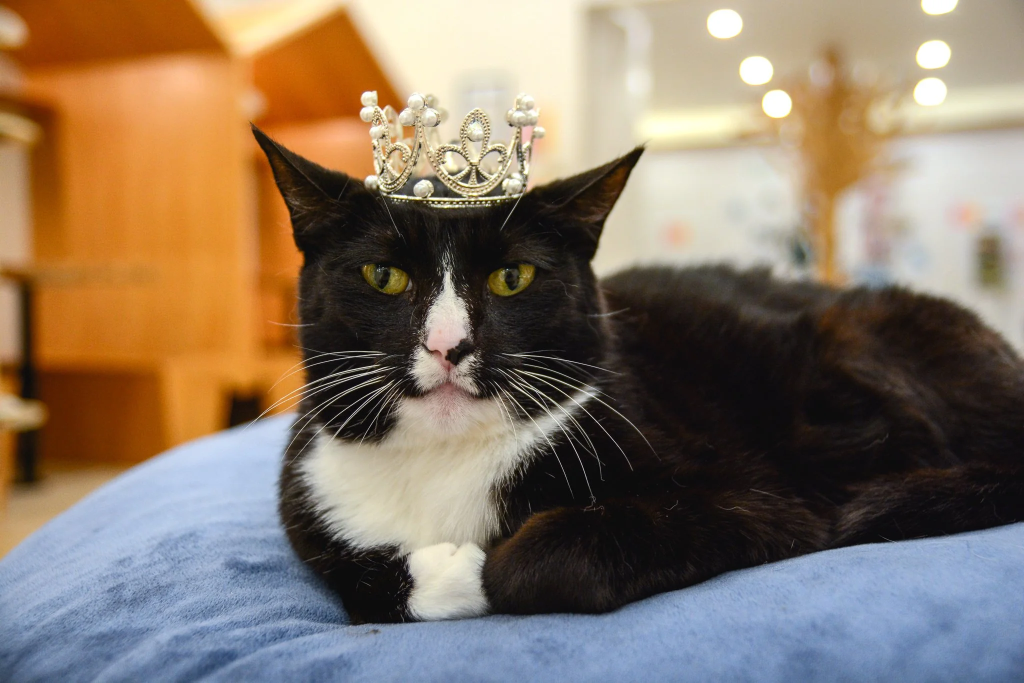
#> input picture computer vision/OpenCV/images/sample.jpg, 2048 x 1365 px (shown at 1/2 size)
$ jupyter execute opencv.ipynb   (shell and % lines are left out)
#> lines starting #> are read from the running program, lines starting #| are printed output that depends on the picture; after the words box and inside, x2 and y2 are one past the last pixel; in counts of white or black regions, pixels touching at a corner belong together
[cell 1]
import cv2

print(cv2.__version__)

[cell 2]
import cv2

# ===============================
# Load Image
# ===============================

image = cv2.imread("images/sample.jpg")
#> image is the input picture: shape (1365, 2048, 3); mean B, G, R 101.8, 118.8, 135.8

if image is None:
    print("Image not found!")
    exit()

# ===============================
# Original Information
# ===============================

print("Height :", image.shape[0])
#| Height : 1365
print("Width  :", image.shape[1])
#| Width  : 2048
print("Channels :", image.shape[2])
#| Channels : 3

# ===============================
# Grayscale
# ===============================

gray = cv2.cvtColor(image, cv2.COLOR_BGR2GRAY)

# ===============================
# Blur
# ===============================

blur = cv2.GaussianBlur(image, (9, 9), 0)

# ===============================
# Edge Detection
# ===============================

edges = cv2.Canny(gray, 100, 200)
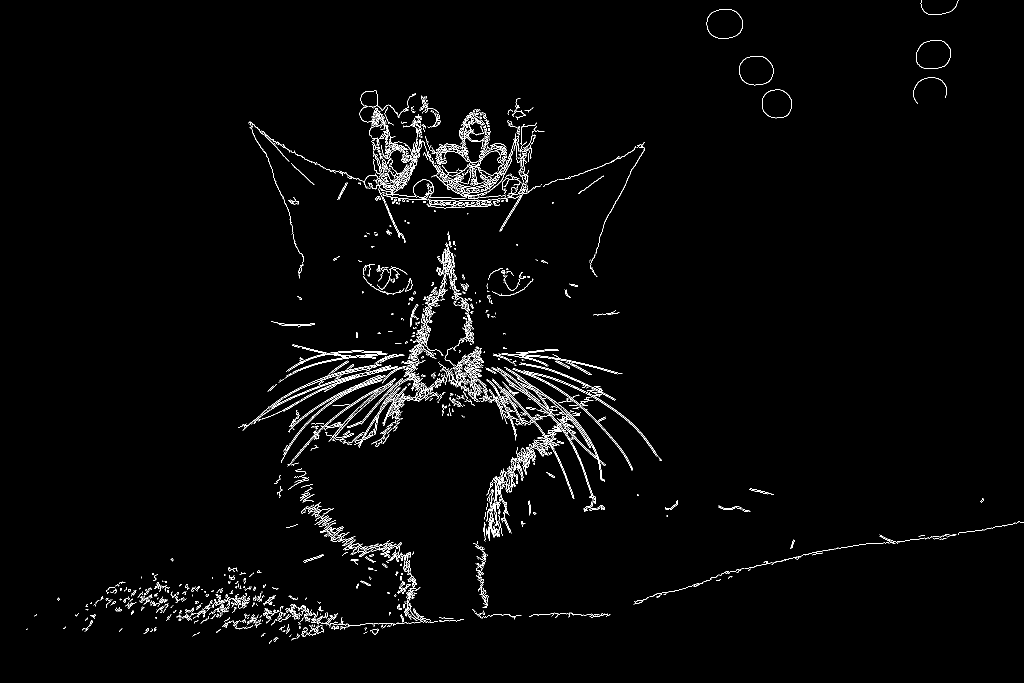
#> edges: shape (1365, 2048) (shown at 1/2 size); 1.9% white in thin lines or dots

# ===============================
# Resize
# ===============================

resized = cv2.resize(image, (500, 350))
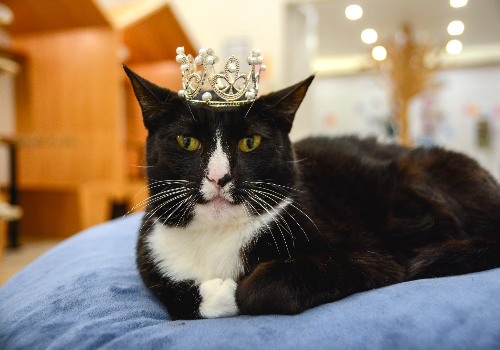
#> resized: shape (350, 500, 3); mean B, G, R 101.7, 118.8, 135.7

# ===============================
# Rotate
# ===============================

height, width = image.shape[:2]
#> height = 1365; width = 2048

center = (width // 2, height // 2)
#> center = (1024, 682)

matrix = cv2.getRotationMatrix2D(center, 45, 1.0)

rotated = cv2.warpAffine(image, matrix, (width, height))
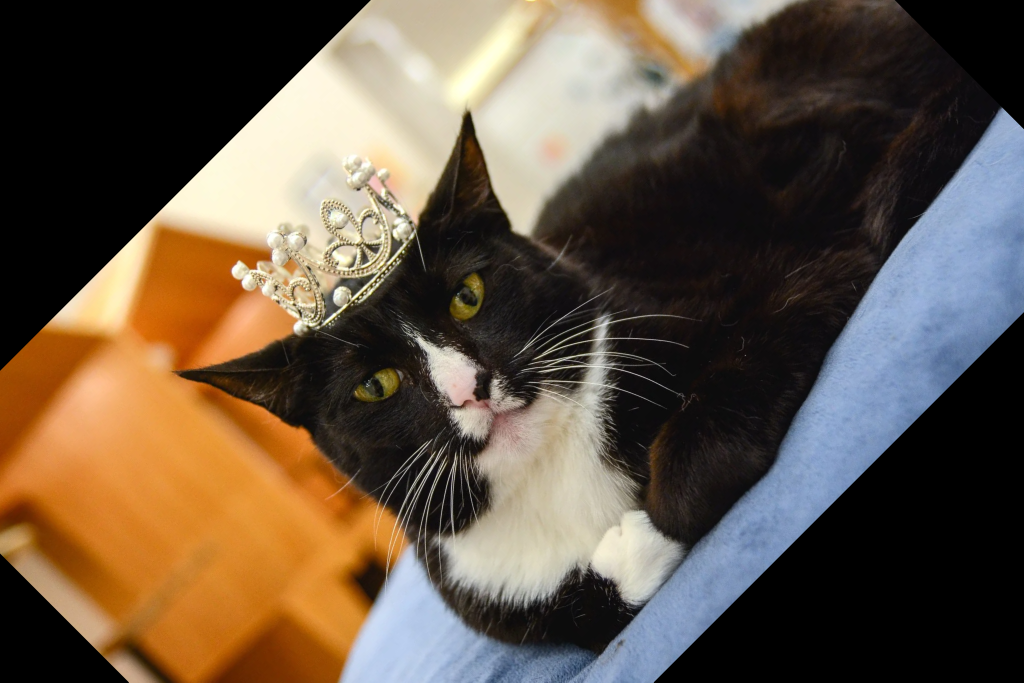
#> rotated: shape (1365, 2048, 3) (shown at 1/2 size); mean B, G, R 69.4, 85.1, 100.4

# ===============================
# Flip
# ===============================

flip_horizontal = cv2.flip(image, 1)
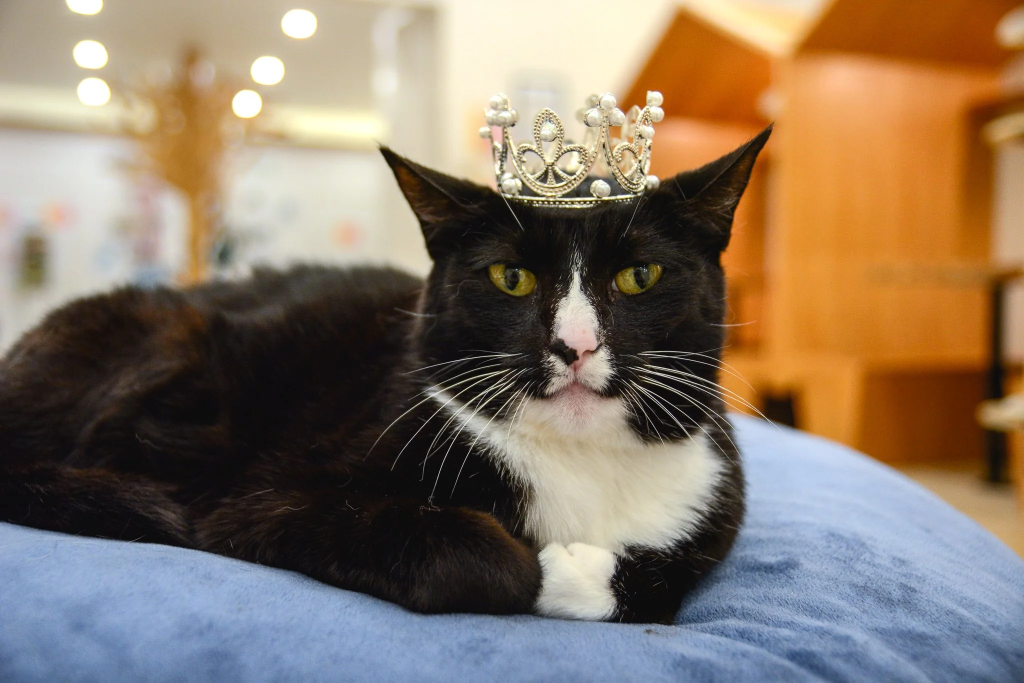
#> flip_horizontal: shape (1365, 2048, 3) (shown at 1/2 size); mean B, G, R 101.8, 118.8, 135.8
flip_vertical = cv2.flip(image, 0)
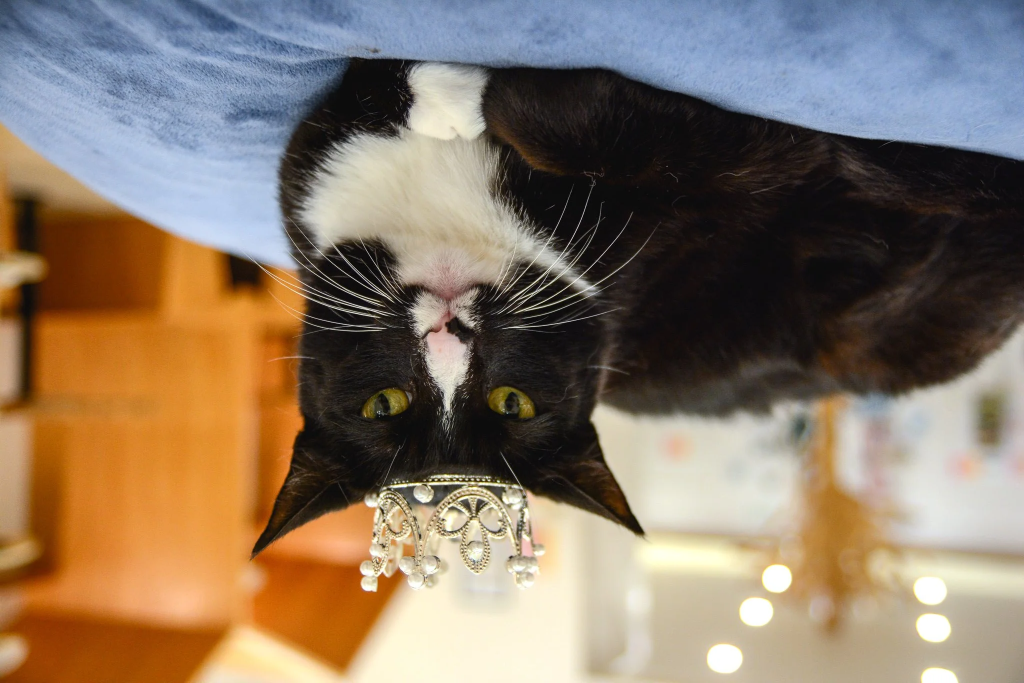
#> flip_vertical: shape (1365, 2048, 3) (shown at 1/2 size); mean B, G, R 101.8, 118.8, 135.8

# ===============================
# Save Images
# ===============================

cv2.imwrite("output/grayscale.jpg", gray)
cv2.imwrite("output/blur.jpg", blur)
cv2.imwrite("output/edges.jpg", edges)
cv2.imwrite("output/resized.jpg", resized)
cv2.imwrite("output/rotated.jpg", rotated)
cv2.imwrite("output/flip_horizontal.jpg", flip_horizontal)
cv2.imwrite("output/flip_vertical.jpg", flip_vertical)

# ===============================
# Show Windows
# ===============================

cv2.imshow("Original", image)
cv2.imshow("Grayscale", gray)
cv2.imshow("Blur", blur)
cv2.imshow("Edges", edges)
cv2.imshow("Resized", resized)
cv2.imshow("Rotated", rotated)
cv2.imshow("Horizontal Flip", flip_horizontal)
cv2.imshow("Vertical Flip", flip_vertical)

print("\nPress any key to exit...")

cv2.waitKey(0)
cv2.destroyAllWindows()

[cell 3]
import cv2

img = cv2.imread("/home/matimatik/Documents/code/ai/computer vision/OpenCV/images/sample.jpg")

print(img)
#> (printed output is left out)

[cell 4]
import cv2


img = cv2.imread("/home/matimatik/Documents/code/ai/computer vision/OpenCV/images/sample.jpg")


# Properties
print("Shape:", img.shape)
#| Shape: (1365, 2048, 3)
print("Size:", img.size)
#| Size: 8386560
print("Type:", img.dtype)
#| Type: uint8


# Pixel
print(img[100,100])
#| [  2  56 145]


# ROI
crop = img[50:250,50:250]
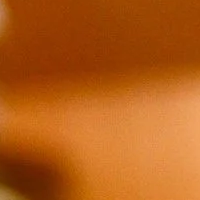
#> crop: shape (200, 200, 3); mean B, G, R 23.7, 92.8, 179.2


# Copy
copy = img.copy()


# Save
cv2.imwrite(
    "crop.jpg",
    crop
)


# Display
cv2.imshow(
    "Original",
    img
)

cv2.imshow(
    "Crop",
    crop
)


cv2.waitKey(0)

cv2.destroyAllWindows()

[cell 5]
import cv2


cap = cv2.VideoCapture(0)


while True:

    ret, frame = cap.read()
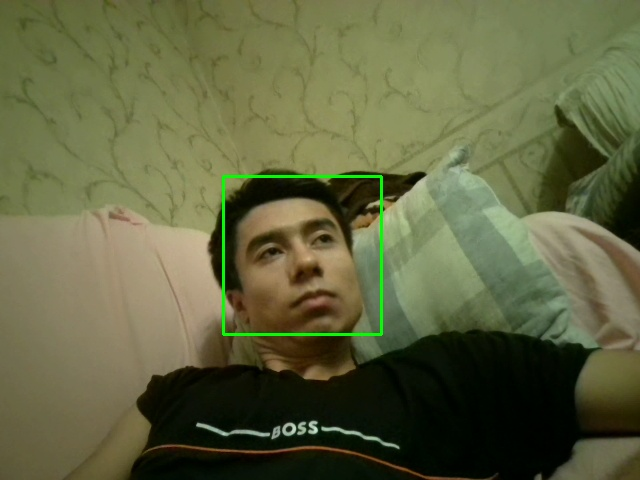
#> input picture computer vision/OpenCV/face_detector_camera/faces/face_2026-08-05_02-15-44.jpg, 640 x 480 px, given in place of the camera
#> frame is the input picture: shape (480, 640, 3); mean B, G, R 64.8, 100.2, 96.7


    if not ret:
        break


    gray = cv2.cvtColor(
        frame,
        cv2.COLOR_BGR2GRAY
    )
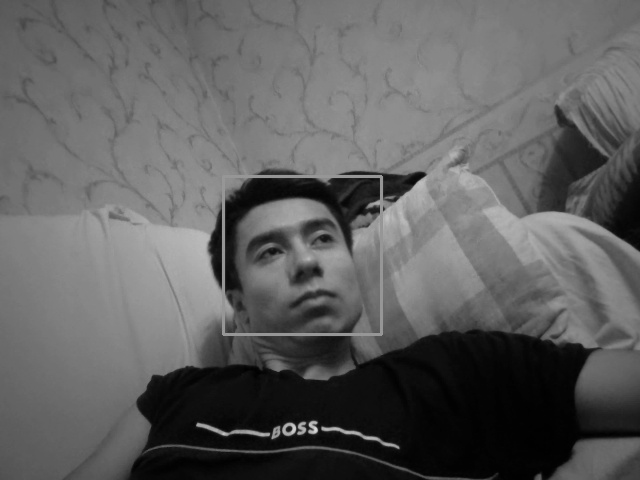
#> gray: shape (480, 640); min 1, max 222, mean 95.1


    edges = cv2.Canny(
        gray,
        100,
        200
    )
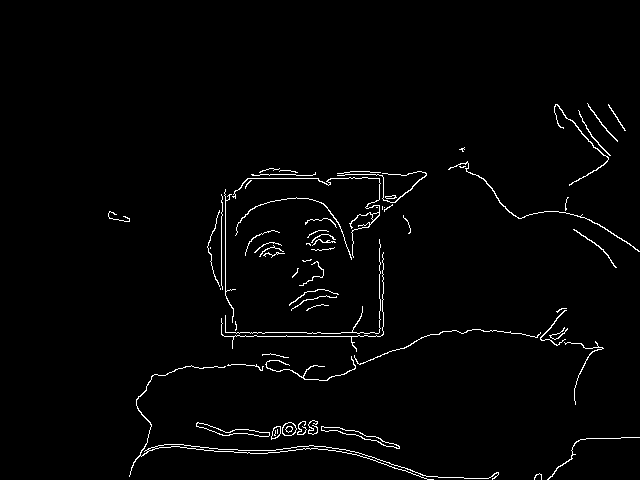
#> edges: shape (480, 640); 1.9% white in thin lines or dots, all inside (x1, y1, x2, y2) = (108, 103, 640, 480)


    cv2.imshow(
        "Original",
        frame
    )


    cv2.imshow(
        "Edges",
        edges
    )


    if cv2.waitKey(1)==ord('q'):
#> (key q is pressed here)
        break


cap.release()

cv2.destroyAllWindows()
